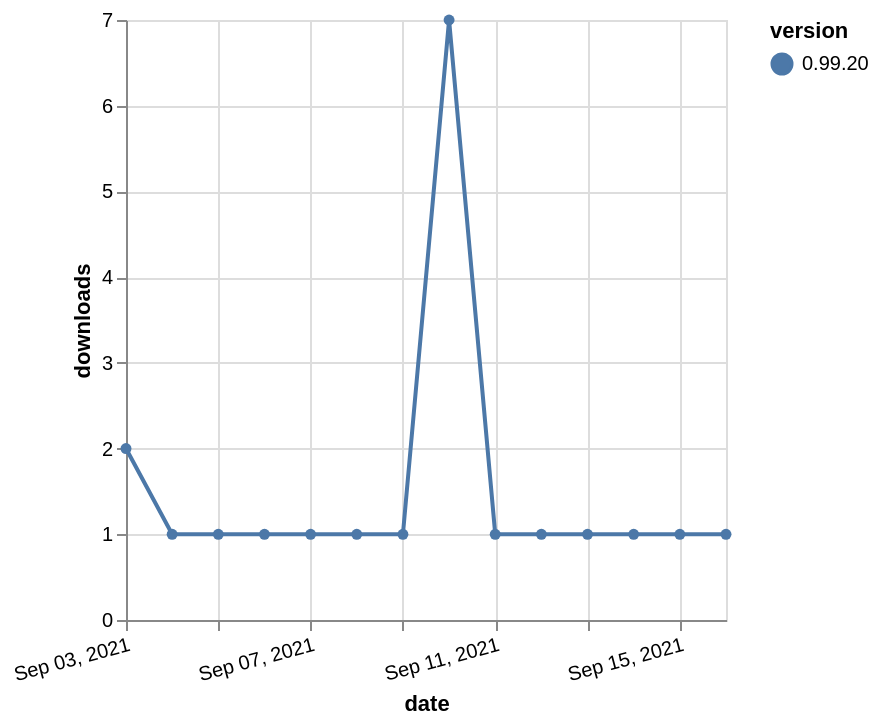

This figure's Vega-Lite source:
### Vega-Lite specification from a JSON file in a GitHub repository (floating-point values rounded to 4 significant figures)
{"$schema": "https://vega.github.io/schema/vega-lite/v5.json", "description": "A simple bar chart with embedded data.", "data": {"values": [{"date": "2021-09-03", "total": 516, "delta": 2, "version": "0.99.20"}, {"date": "2021-09-04", "total": 517, "delta": 1, "version": "0.99.20"}, {"date": "2021-09-05", "total": 518, "delta": 1, "version": "0.99.20"}, {"date": "2021-09-06", "total": 519, "delta": 1, "version": "0.99.20"}, {"date": "2021-09-07", "total": 520, "delta": 1, "version": "0.99.20"}, {"date": "2021-09-08", "total": 521, "delta": 1, "version": "0.99.20"}, {"date": "2021-09-09", "total": 522, "delta": 1, "version": "0.99.20"}, {"date": "2021-09-10", "total": 529, "delta": 7, "version": "0.99.20"}, {"date": "2021-09-11", "total": 530, "delta": 1, "version": "0.99.20"}, {"date": "2021-09-12", "total": 531, "delta": 1, "version": "0.99.20"}, {"date": "2021-09-13", "total": 532, "delta": 1, "version": "0.99.20"}, {"date": "2021-09-14", "total": 533, "delta": 1, "version": "0.99.20"}, {"date": "2021-09-15", "total": 534, "delta": 1, "version": "0.99.20"}, {"date": "2021-09-16", "total": 535, "delta": 1, "version": "0.99.20"}]}, "width": "container", "mark": {"type": "line", "point": {"filled": true}}, "encoding": {"x": {"field": "date", "type": "temporal", "timeUnit": "yearmonthdate", "title": "date", "axis": {"labelAngle": -15}}, "y": {"field": "delta", "type": "quantitative", "title": "downloads"}, "color": {"field": "version", "type": "nominal"}, "tooltip": {"field": "delta"}}}
